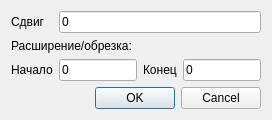
<?xml version="1.0" encoding="UTF-8"?>
<ui version="4.0">
 <class>DialogAddClip</class>
 <widget class="QDialog" name="DialogAddClip">
  <property name="geometry">
   <rect>
    <x>0</x>
    <y>0</y>
    <width>272</width>
    <height>118</height>
   </rect>
  </property>
  <property name="windowTitle">
   <string>Клип...</string>
  </property>
  <layout class="QGridLayout" name="gridLayout">
   <item row="4" column="0" colspan="4">
    <widget class="QDialogButtonBox" name="buttonBox">
     <property name="orientation">
      <enum>Qt::Horizontal</enum>
     </property>
     <property name="standardButtons">
      <set>QDialogButtonBox::Cancel|QDialogButtonBox::Ok</set>
     </property>
    </widget>
   </item>
   <item row="0" column="0">
    <widget class="QLabel" name="lblInitOffset">
     <property name="text">
      <string>Сдвиг</string>
     </property>
    </widget>
   </item>
   <item row="0" column="1" colspan="3">
    <widget class="QLineEdit" name="editInitOffset">
     <property name="text">
      <string>0</string>
     </property>
    </widget>
   </item>
   <item row="2" column="3">
    <widget class="QLineEdit" name="editOffsetEnd">
     <property name="text">
      <string>0</string>
     </property>
    </widget>
   </item>
   <item row="2" column="0">
    <widget class="QLabel" name="lblOffStart">
     <property name="text">
      <string>Начало</string>
     </property>
    </widget>
   </item>
   <item row="1" column="0" colspan="4">
    <widget class="QLabel" name="lblClipOffset">
     <property name="text">
      <string>Расширение/обрезка:</string>
     </property>
    </widget>
   </item>
   <item row="2" column="1">
    <widget class="QLineEdit" name="editOffsetStart">
     <property name="text">
      <string>0</string>
     </property>
    </widget>
   </item>
   <item row="2" column="2">
    <widget class="QLabel" name="lblOffEnd">
     <property name="text">
      <string>Конец</string>
     </property>
    </widget>
   </item>
   <item row="3" column="0" colspan="4">
    <spacer name="verticalSpacer">
     <property name="orientation">
      <enum>Qt::Vertical</enum>
     </property>
     <property name="sizeHint" stdset="0">
      <size>
       <width>20</width>
       <height>40</height>
      </size>
     </property>
    </spacer>
   </item>
  </layout>
 </widget>
 <resources/>
 <connections>
  <connection>
   <sender>buttonBox</sender>
   <signal>accepted()</signal>
   <receiver>DialogAddClip</receiver>
   <slot>accept()</slot>
   <hints>
    <hint type="sourcelabel">
     <x>248</x>
     <y>254</y>
    </hint>
    <hint type="destinationlabel">
     <x>157</x>
     <y>274</y>
    </hint>
   </hints>
  </connection>
  <connection>
   <sender>buttonBox</sender>
   <signal>rejected()</signal>
   <receiver>DialogAddClip</receiver>
   <slot>reject()</slot>
   <hints>
    <hint type="sourcelabel">
     <x>316</x>
     <y>260</y>
    </hint>
    <hint type="destinationlabel">
     <x>286</x>
     <y>274</y>
    </hint>
   </hints>
  </connection>
 </connections>
</ui>
